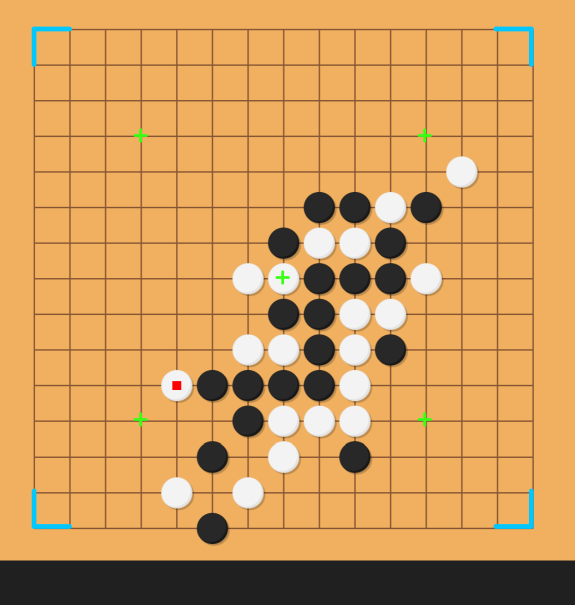
#> input picture tools/_forensics/board_crop.png, 1150 x 1210 px, given in place of clipboard-2026-09-26T16-41-41-380Z-a40775c8.png, which was not available (shown at 1/2 size)
$ python step5.py
#> lines starting #> are read from the running program, lines starting #| are printed output that depends on the picture; after the words box and inside, x2 and y2 are one past the last pixel; in counts of white or black regions, pixels touching at a corner belong together; pictures that were not available may be replaced by others from this repository, and a replacement may not be noted
# -*- coding: utf-8 -*-
# step5: 全部棋子质心 -> 权威棋盘 + 可疑点特写
from PIL import Image
import numpy as np, os
from collections import deque

SRC = r'C:\Users\harve\.workbuddy\clipboard-images\clipboard-2026-09-26T16-41-41-380Z-a40775c8.png'
OUT = r'C:\Users\harve\Desktop\Gobang auto\tools\_forensics'
im = Image.open(SRC).convert('RGB')
#> im is the input picture: PIL image 1150x1210 RGB; mean R, G, B 209.3, 157.6, 93.2
W, H = im.size
#> W = 1150; H = 1210
a = np.asarray(im).astype(np.int32)

GX0, GY0, GAP = 248.0, 169.0, 71.286
# 限制在棋盘木底区域内（bbox 40..1980 x 35..1160，再往内收一圈避免页底黑带）
X0, X1, Y0, Y1 = 200, 1300, 120, 1145
lum = a.mean(axis=2)
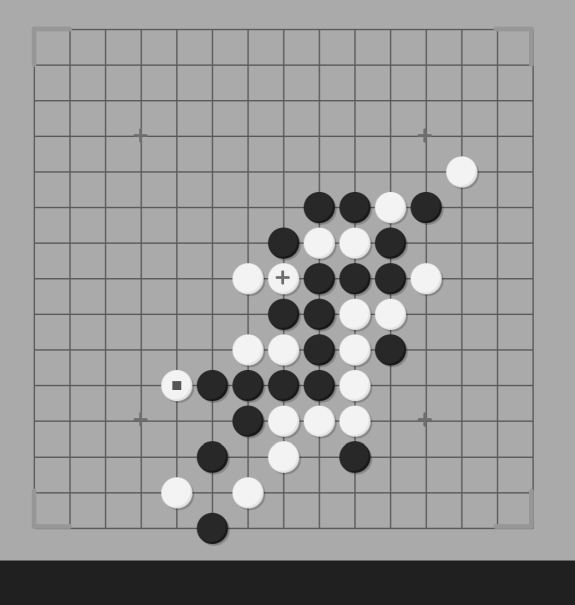
#> lum: shape (1210, 1150) float64 (shown at 1/2 size); min 24, max 243, mean 153.4
blk = (lum < 80)
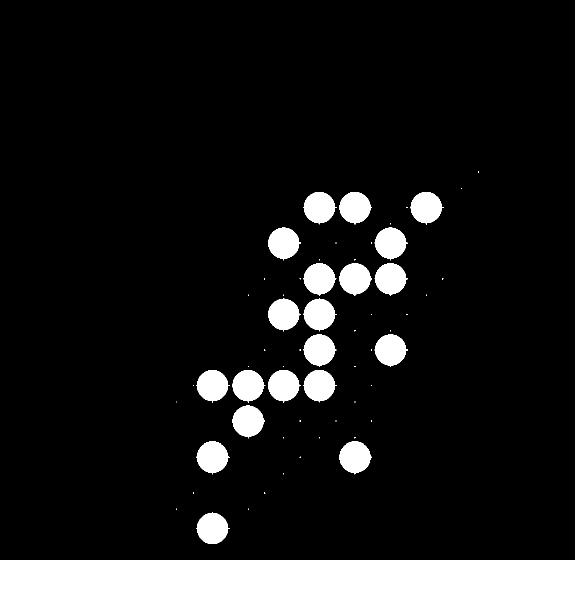
#> blk: shape (1210, 1150) bool (shown at 1/2 size); 11.7% white; 61 white regions (40 under 20 px), largest, box (x1, y1, x2, y2) and area: (0, 1121, 1150, 1210) 102350, (678, 882, 744, 949) 3081, (393, 882, 459, 949) 3080
wht = (a[:,:,0] > 228) & (a[:,:,1] > 218) & (a[:,:,2] > 195)
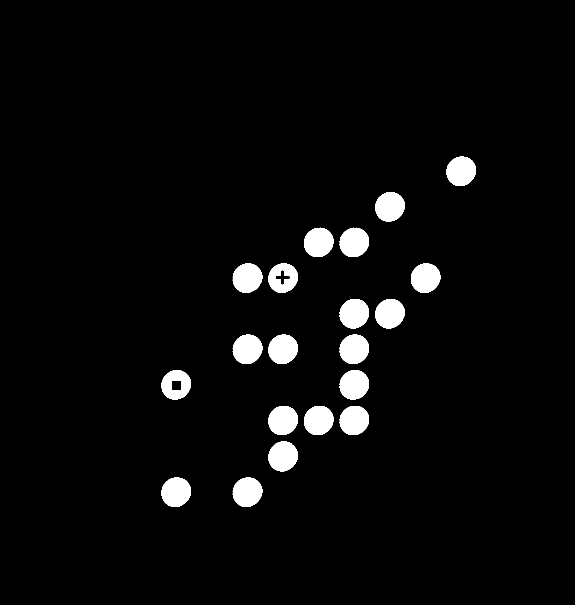
#> wht: shape (1210, 1150) bool (shown at 1/2 size); 3.9% white; 20 white regions, largest, box (x1, y1, x2, y2) and area: (537, 883, 596, 943) 2772, (323, 955, 382, 1014) 2748, (465, 955, 525, 1014) 2747
m0 = np.zeros_like(blk); m0[Y0:Y1, X0:X1] = True
blk &= m0; wht &= m0
#> after `blk &= m0`:
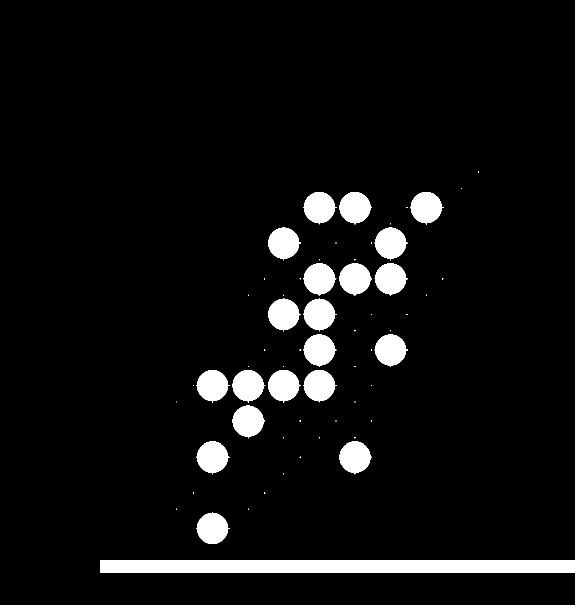
#> blk: shape (1210, 1150) bool (shown at 1/2 size); 6% white; 61 white regions (40 under 20 px), largest, box (x1, y1, x2, y2) and area: (200, 1121, 1150, 1145) 22800, (678, 882, 744, 949) 3081, (393, 882, 459, 949) 3080

def blobs(mask, min_px=400, max_px=20000):
    seen = np.zeros_like(mask, dtype=bool)
    out = []
    ys, xs = np.where(mask)
    for y0, x0 in zip(ys.tolist(), xs.tolist()):
        if seen[y0, x0]: continue
        q = deque([(y0, x0)]); seen[y0, x0] = True; pts = []
        while q:
            y, x = q.popleft(); pts.append((y, x))
            for dy in (-1,0,1):
                for dx in (-1,0,1):
                    ny, nx = y+dy, x+dx
#> (the run stopped early here; a loop or call above may not have finished)
